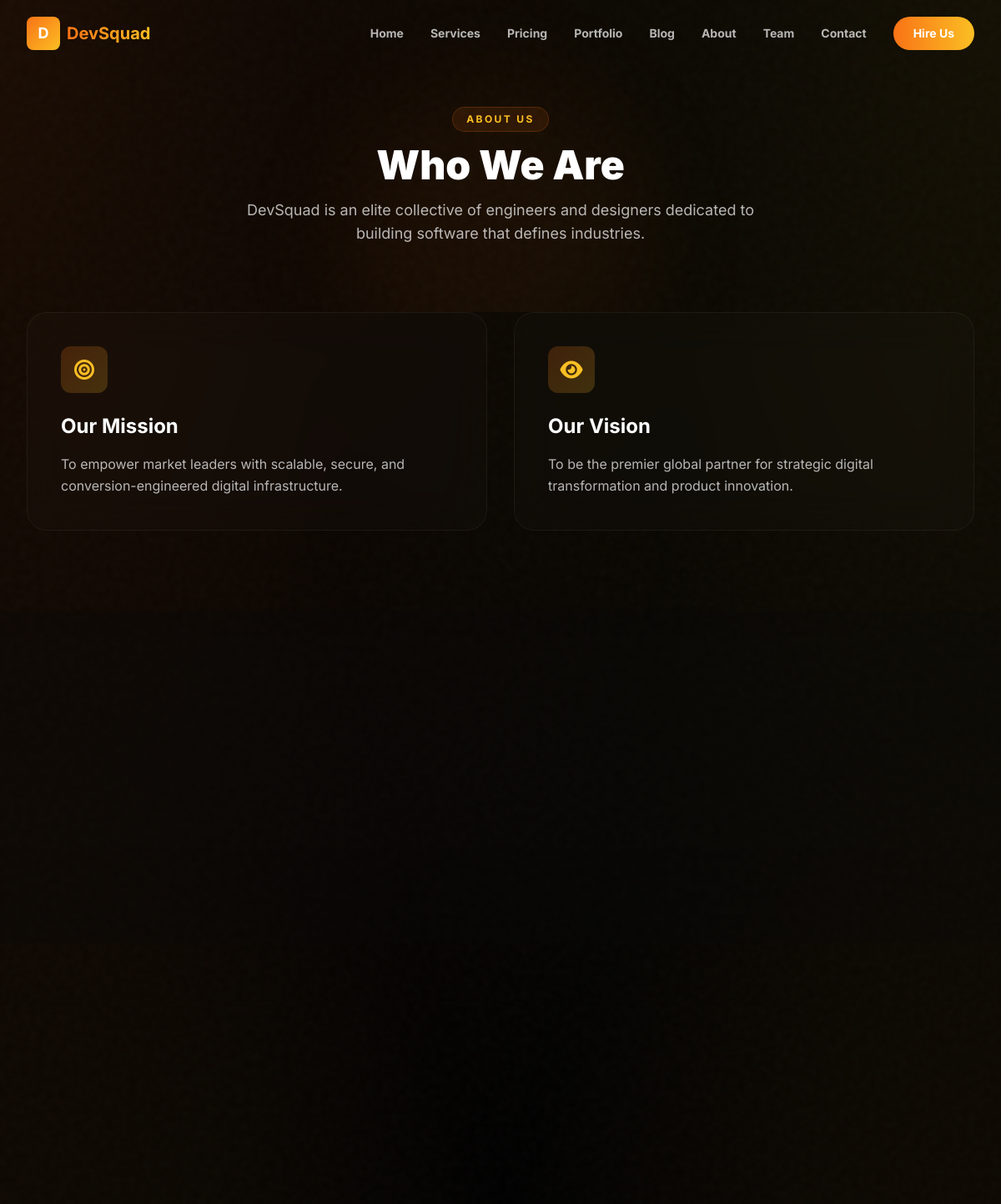
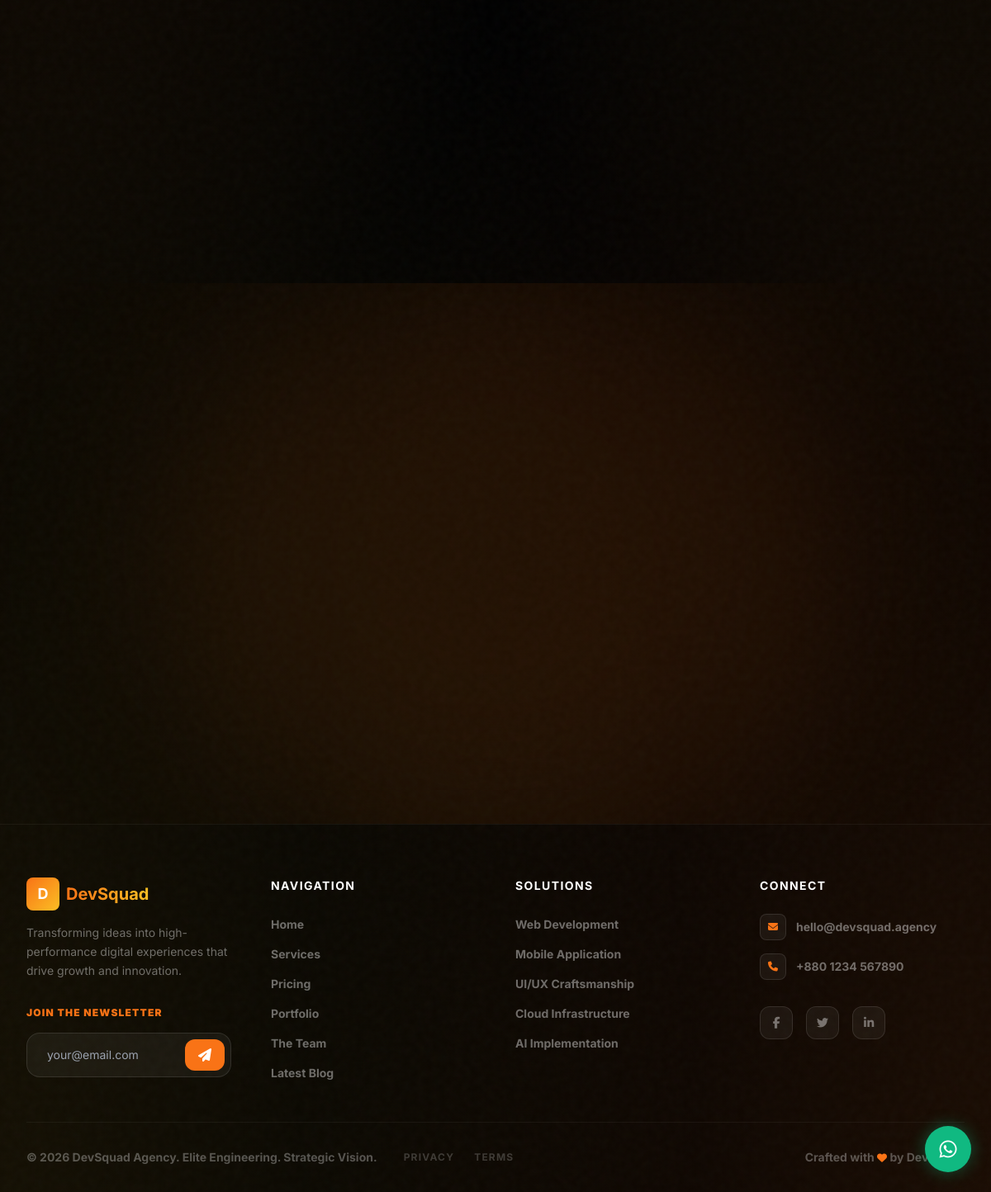
The page /about/ on the database its author committed (2 pictures, top to bottom).
### devsqaud/models.py (models this page shows, shortened)
class SiteConfig(models.Model):
    hero_headline = models.CharField(max_length=300, default="We Build Scalable Digital Products")
    hero_subheading = models.TextField(default="Transforming ideas into high-performance digital experiences that drive growth.")
    about_intro = models.TextField(default="We are a team of passionate developers and designers.")
    about_mission = models.TextField(default="To deliver world-class digital solutions.")
    about_vision = models.TextField(default="To be the most trusted digital partner globally.")
    stat_projects = models.CharField(max_length=50, default="50+")
    stat_experience = models.CharField(max_length=50, default="3+")
    stat_clients = models.CharField(max_length=50, default="40+")
    contact_email = models.EmailField(default="hello@devsquad.com")
    contact_phone = models.CharField(max_length=20, blank=True, default="+880 1234 567890")
    whatsapp_number = models.CharField(
        max_length=20,
        default="8801234567890",
        help_text="WhatsApp number without + sign"
    )
    footer_text = models.CharField(max_length=300, default="© 2026 DevSquad. All rights reserved.")
    social_facebook = models.URLField(blank=True)
    social_twitter = models.URLField(blank=True)
    social_linkedin = models.URLField(blank=True)
    social_github = models.URLField(blank=True)
    class Meta:
        verbose_name = "Site Configuration"
        verbose_name_plural = "Site Configuration"
    @classmethod
    def load(cls):
        obj, _ = cls.objects.get_or_create(pk=1)
        return obj

### devsqaud/views.py (the view)
# urls.py: path('about/', views.about_view, name='about'),
def about_view(request):
    context = {
        'team_members': TeamMember.objects.all(),
    }
    return render(request, 'about.html', context)

### templates/about.html (shortened to what this page needs)
{% extends 'base.html' %}
{% block content %}
<section class="relative pt-32 pb-20 overflow-hidden">
    <div class="absolute inset-0">
        <div class="absolute top-1/4 left-1/3 w-96 h-96 bg-sunset-orange/5 rounded-full blur-3xl"></div>
    </div>
    <div class="relative z-10 max-w-7xl mx-auto px-4 sm:px-6 lg:px-8 text-center">
        <span class="inline-block px-4 py-1.5 text-xs font-bold tracking-[0.2em] uppercase text-sunset-amber bg-sunset-orange/10 border border-sunset-orange/20 rounded-full mb-4 animate-fade-in-up">About Us</span>
        <h1 class="text-4xl sm:text-5xl font-black mb-4 animate-fade-in-up animation-delay-200">Who We Are</h1>
        <p class="text-white/70 max-w-2xl mx-auto text-lg animate-fade-in-up animation-delay-400">{{ site.about_intro }}</p>
    </div>
</section>
<section class="relative pb-24">
    <div class="max-w-7xl mx-auto px-4 sm:px-6 lg:px-8">
        <div class="grid grid-cols-1 md:grid-cols-2 gap-8">
            <div class="glass-card p-10 rounded-3xl scroll-reveal border-white/5">
                <div class="w-14 h-14 rounded-xl bg-gradient-to-br from-sunset-orange/20 to-sunset-amber/20 flex items-center justify-center mb-6">
                    <i class="fas fa-bullseye text-2xl text-sunset-amber"></i>
                </div>
                <h2 class="text-2xl font-bold mb-4">Our Mission</h2>
                <p class="text-white/70 leading-relaxed">{{ site.about_mission }}</p>
            </div>
            <div class="glass-card p-10 rounded-3xl scroll-reveal border-white/5" style="animation-delay: 200ms">
                <div class="w-14 h-14 rounded-xl bg-gradient-to-br from-sunset-orange/20 to-sunset-amber/20 flex items-center justify-center mb-6">
                    <i class="fas fa-eye text-2xl text-sunset-amber"></i>
                </div>
                <h2 class="text-2xl font-bold mb-4">Our Vision</h2>
                <p class="text-white/70 leading-relaxed">{{ site.about_vision }}</p>
            </div>
        </div>
    </div>
</section>
<section class="relative py-24 bg-black-soft/30" id="stats-section">
    <div class="max-w-7xl mx-auto px-4 sm:px-6 lg:px-8">
        <div class="grid grid-cols-1 sm:grid-cols-3 gap-8 text-center">
        </div>
    </div>
</section>
<section class="relative py-24">
    <div class="max-w-7xl mx-auto px-4 sm:px-6 lg:px-8">
        <div class="grid grid-cols-1 sm:grid-cols-2 lg:grid-cols-4 gap-8">
        </div>
    </div>
</section>
{% include 'includes/cta.html' %}
{% endblock %}

### templates/base.html (shortened to what this page needs)
{% load static %}
<!DOCTYPE html>
<html lang="en">
<head>
    <link rel="stylesheet" href="https://cdnjs.cloudflare.com/ajax/libs/font-awesome/6.5.1/css/all.min.css">
    <script src="https://cdn.tailwindcss.com"></script>
    <link rel="stylesheet" href="{% static 'css/styles.css' %}">
</head>
<body class="bg-black-pure text-white font-inter antialiased">
    <div class="mesh-bg"></div>
    <nav id="navbar" class="fixed top-0 left-0 right-0 z-50 transition-all duration-500">
        <div class="max-w-7xl mx-auto px-4 sm:px-6 lg:px-8 transition-all duration-500">
            <div class="flex items-center justify-between h-20 transition-all duration-500" id="navbar-inner">
                <a href="{% url 'home' %}" class="flex items-center space-x-2 group" id="nav-logo">
                    <div
                        class="w-10 h-10 rounded-lg bg-gradient-to-br from-sunset-orange to-sunset-amber flex items-center justify-center transform group-hover:rotate-12 transition-transform duration-300">
                        <span class="text-white font-bold text-lg">D</span>
                    </div>
                    <span
                        class="text-xl font-bold bg-gradient-to-r from-sunset-orange to-sunset-amber bg-clip-text text-transparent">DevSquad</span>
                </a>
                <div class="hidden md:flex items-center space-x-8">
                    <a href="{% url 'home' %}"
                        class="nav-link text-sm font-bold text-white/70 hover:text-sunset-orange transition-colors duration-300"
                        id="nav-home">Home</a>
                    <a href="{% url 'services' %}"
                        class="nav-link text-sm font-bold text-white/70 hover:text-sunset-orange transition-colors duration-300"
                        id="nav-services">Services</a>
                    <a href="{% url 'pricing' %}"
                        class="nav-link text-sm font-bold text-white/70 hover:text-sunset-orange transition-colors duration-300"
                        id="nav-pricing">Pricing</a>
                    <a href="{% url 'portfolio' %}"
                        class="nav-link text-sm font-bold text-white/70 hover:text-sunset-orange transition-colors duration-300"
                        id="nav-portfolio">Portfolio</a>
                    <a href="{% url 'blog_list' %}"
                        class="nav-link text-sm font-bold text-white/70 hover:text-sunset-orange transition-colors duration-300"
                        id="nav-blog">Blog</a>
                    <a href="{% url 'about' %}"
                        class="nav-link text-sm font-bold text-white/70 hover:text-sunset-orange transition-colors duration-300"
                        id="nav-about">About</a>
                    <a href="{% url 'team' %}"
                        class="nav-link text-sm font-bold text-white/70 hover:text-sunset-orange transition-colors duration-300"
                        id="nav-team">Team</a>
                    <a href="{% url 'contact' %}"
                        class="nav-link text-sm font-bold text-white/70 hover:text-sunset-orange transition-colors duration-300"
                        id="nav-contact">Contact</a>
                    <a href="{% url 'contact' %}"
                        class="ml-4 px-6 py-2.5 bg-gradient-to-r from-sunset-orange to-sunset-amber text-white text-sm font-bold rounded-full hover:shadow-[0_0_30px_rgba(249,115,22,0.4)] transform hover:scale-105 transition-all duration-300"
                        id="nav-cta">
                        Hire Us
                    </a>
                </div>
            </div>
        </div>
    </nav>
    <main>
        {% block content %}{% endblock %}
    </main>
    <footer class="relative bg-galaxy-900 border-t border-white/5 pt-16 pb-8" id="footer">
        <div class="max-w-7xl mx-auto px-4 sm:px-6 lg:px-8">
            <div class="grid grid-cols-1 md:grid-cols-2 lg:grid-cols-4 gap-12 mb-12">
                <div class="lg:col-span-1">
                    <a href="{% url 'home' %}" class="flex items-center space-x-2 mb-4">
                        <div
                            class="w-10 h-10 rounded-lg bg-gradient-to-br from-sunset-orange to-sunset-amber flex items-center justify-center">
                            <span class="text-white font-bold text-lg">D</span>
                        </div>
                        <span
                            class="text-xl font-bold bg-gradient-to-r from-sunset-orange to-sunset-amber bg-clip-text text-transparent">DevSquad</span>
                    </a>
                    <p class="text-white/40 text-sm leading-relaxed mb-8">Transforming ideas into high-performance digital
                        experiences that drive growth and innovation.</p>
                    <div class="space-y-4">
                        <p class="text-xs font-black uppercase tracking-widest text-sunset-orange">Join the Newsletter</p>
                        <form action="{% url 'subscribe' %}" method="POST" class="relative">
                            <input type="email" name="email" placeholder="your@email.com" class="w-full bg-white/5 border border-white/10 rounded-2xl px-6 py-4 text-sm focus:outline-none focus:border-sunset-orange/50 transition-all">
                            <button type="submit" class="absolute right-2 top-2 bottom-2 bg-sunset-orange text-white px-4 rounded-xl hover:bg-orange-600 transition-all">
                                <i class="fas fa-paper-plane"></i>
                            </button>
                        </form>
                    </div>
                </div>
                <div>
                    <h4 class="text-white font-bold mb-6 text-sm uppercase tracking-widest">Navigation</h4>
                    <ul class="space-y-3">
                        <li><a href="{% url 'home' %}"
                                class="text-white/40 hover:text-sunset-orange text-sm transition-colors duration-300 font-bold">Home</a>
                        </li>
                        <li><a href="{% url 'services' %}"
                                class="text-white/40 hover:text-sunset-orange text-sm transition-colors duration-300 font-bold">Services</a>
                        </li>
                        <li><a href="{% url 'pricing' %}"
                                class="text-white/40 hover:text-sunset-orange text-sm transition-colors duration-300 font-bold">Pricing</a>
                        </li>
                        <li><a href="{% url 'portfolio' %}"
                                class="text-white/40 hover:text-sunset-orange text-sm transition-colors duration-300 font-bold">Portfolio</a>
                        </li>
                        <li><a href="{% url 'team' %}"
                                class="text-white/40 hover:text-sunset-orange text-sm transition-colors duration-300 font-bold">The Team</a>
                        </li>
                        <li><a href="{% url 'blog_list' %}"
                                class="text-white/40 hover:text-sunset-orange text-sm transition-colors duration-300 font-bold">Latest Blog</a>
                        </li>
                    </ul>
                </div>
                <div>
                    <h4 class="text-white font-bold mb-6 text-sm uppercase tracking-widest">Solutions</h4>
                    <ul class="space-y-3">
                        <li><span class="text-white/40 text-sm font-bold">Web Development</span></li>
                        <li><span class="text-white/40 text-sm font-bold">Mobile Application</span></li>
                        <li><span class="text-white/40 text-sm font-bold">UI/UX Craftsmanship</span></li>
                        <li><span class="text-white/40 text-sm font-bold">Cloud Infrastructure</span></li>
                        <li><span class="text-white/40 text-sm font-bold">AI Implementation</span></li>
                    </ul>
                </div>
                <div>
                    <h4 class="text-white font-bold mb-6 text-sm uppercase tracking-widest">Connect</h4>
                    <ul class="space-y-4">
                        <li class="flex items-center space-x-3 group">
                            <div class="w-8 h-8 rounded-lg bg-white/5 border border-white/10 flex items-center justify-center group-hover:border-sunset-orange/30 transition-all">
                                <i class="fas fa-envelope text-sunset-orange text-xs"></i>
                            </div>
                            <span class="text-white/40 text-sm font-bold group-hover:text-white transition-colors">{{ site.contact_email }}</span>
                        </li>
                        {% if site.contact_phone %}
                        <li class="flex items-center space-x-3 group">
                            <div class="w-8 h-8 rounded-lg bg-white/5 border border-white/10 flex items-center justify-center group-hover:border-sunset-orange/30 transition-all">
                                <i class="fas fa-phone text-sunset-orange text-xs"></i>
                            </div>
                            <span class="text-white/40 text-sm font-bold group-hover:text-white transition-colors">{{ site.contact_phone }}</span>
                        </li>
                        {% endif %}
                    </ul>
                    <div class="flex items-center space-x-4 mt-8">
                        {% if site.social_facebook %}
                        <a href="{{ site.social_facebook }}" target="_blank"
                            class="w-10 h-10 rounded-xl bg-white/5 border border-white/10 flex items-center justify-center text-white/40 hover:text-white hover:bg-sunset-orange hover:border-sunset-orange transition-all duration-300">
                            <i class="fab fa-facebook-f text-sm"></i>
                        </a>
                        {% endif %}
                        {% if site.social_twitter %}
                        <a href="{{ site.social_twitter }}" target="_blank"
                            class="w-10 h-10 rounded-xl bg-white/5 border border-white/10 flex items-center justify-center text-white/40 hover:text-white hover:bg-sunset-orange hover:border-sunset-orange transition-all duration-300">
                            <i class="fab fa-twitter text-sm"></i>
                        </a>
                        {% endif %}
                        {% if site.social_linkedin %}
                        <a href="{{ site.social_linkedin }}" target="_blank"
                            class="w-10 h-10 rounded-xl bg-white/5 border border-white/10 flex items-center justify-center text-white/40 hover:text-white hover:bg-sunset-orange hover:border-sunset-orange transition-all duration-300">
                            <i class="fab fa-linkedin-in text-sm"></i>
                        </a>
                        {% endif %}
                    </div>
                </div>
            </div>
            <div class="border-t border-white/5 pt-8 flex flex-col md:flex-row items-center justify-between gap-4">
                <div class="flex flex-col md:flex-row items-center gap-4 md:gap-8">
                    <p class="text-white/30 text-sm font-bold">{{ site.footer_text }}</p>
                    <div class="flex items-center gap-6">
                        <a href="{% url 'privacy' %}" class="text-white/20 hover:text-sunset-orange text-xs font-bold uppercase tracking-widest transition-colors">Privacy</a>
                        <a href="{% url 'terms' %}" class="text-white/20 hover:text-sunset-orange text-xs font-bold uppercase tracking-widest transition-colors">Terms</a>
                    </div>
                </div>
                <p class="text-white/30 text-sm font-bold">Crafted with <i class="fas fa-heart text-sunset-orange text-xs"></i> by
                    DevSquad</p>
            </div>
        </div>
    </footer>
    <a href="https://wa.me/{{ site.whatsapp_number }}?text=Hi%2C%20I%20want%20to%20build%20a%20website" target="_blank"
        class="fixed bottom-6 right-6 z-40 w-14 h-14 bg-emerald-500 rounded-full flex items-center justify-center shadow-[0_0_20px_rgba(16,185,129,0.4)] hover:shadow-[0_0_30px_rgba(16,185,129,0.6)] transform hover:scale-110 transition-all duration-300"
        id="whatsapp-btn" aria-label="Chat on WhatsApp">
        <i class="fab fa-whatsapp text-white text-2xl"></i>
    </a>
</body>
</html>
</html>

### rows shown on the page
SiteConfig: about_intro "DevSquad is an elite collective of engineers and designers dedicated to building software that defines industries.", about_mission "To empower market leaders with scalable, secure, and conversion-engineered digital infrastructure.", about_vision "To be the premier global partner for strategic digital transformation and product innovation.", contact_email "hello@devsquad.agency", contact_phone "+880 1234 567890", footer_text "© 2026 DevSquad Agency. Elite Engineering. Strategic Vision."
